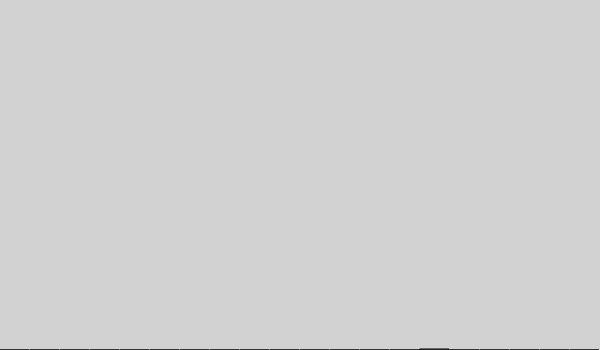
Frame 1 (no input)
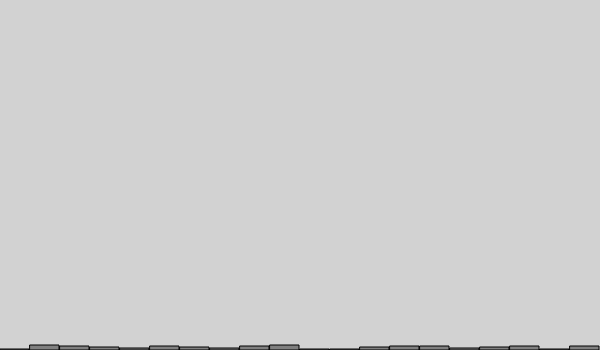
Frame 60 (no input)
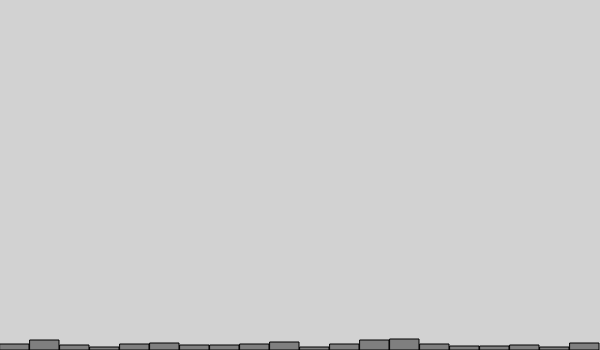
Frame 120 (the mouse pressed at the canvas centre since frame 60)

The p5.js sketch that drew these frames (run headless with seeded random() and noise() and a simulated clock; from frame 60 on, the mouse is pressed at the canvas centre):

// p5.js sketch
// ── sketch.js
// The Nature of Code
// Daniel Platt
// Chapter: 0
// random graph
let randomCounts = [];
let total = 20;

function setup() {
  createCanvas(600, 350);
  for (let i = 0; i < total; i++) {
    randomCounts[i] = 0;
  }
}

function draw() {
  background(210);
  // grab a random element within the array and add 1 to the count
  let index = floor(random(randomCounts.length)); 
  randomCounts[index]++; 
  // draw graph
  stroke(0);
  fill(127);
  let w = width / randomCounts.length;
  for (let x = 0; x < randomCounts.length; x++) {
    // width: 
    //    for the 3rd element, start at the 3rd section of the graph, 3 * w
    //    continue until w - 1 to give space
    // height:
    //    bottom left: height - count
    //    top right: 
    rect(x * w, height - randomCounts[x], w - 1, randomCounts[x]);
  }
}
